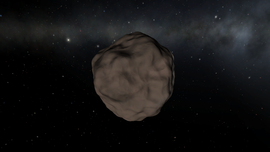
#> input picture ksp_melon/images/Bop.png, 270 x 152 px; its folder holds only this picture in this run
$ python CelestialCrop.py
#> lines starting #> are read from the running program, lines starting #| are printed output that depends on the picture

import cv2
import numpy as np

#    ('Bop', 65000.0),
#    ('Kerbin', 600000.0),
#    ('Mun', 200000.0),
#    ('Ike', 130000.0),
#    ('Eve', 700000.0),
#    ('Eeloo', 210000.0),
#    ('Gilly', 13000.0),
#    ('Laythe', 500000.0),
#    ('Tylo', 600000.0),
#    ('Jool', 6000000.0),
#    ('Moho', 250000.0),
#    ('Minmus', 60000.0),
#    ('Duna', 320000.0),
#    ('Kerbol', 261600000.0),
#    ('Vall', 300000.0),
#    ('Pol', 44000.0),
#    ('Dres', 138000.0)
#

#[('Gilly', 13000.0), ('Pol', 44000.0), ('Minmus', 60000.0), ('Bop', 65000.0), ('Ike', 130000.0), ('Dres', 138000.0), ('Mun', 200000.0), ('Eeloo', 210000.0), ('Moho', 250000.0), ('Vall', 300000.0), ('Duna', 320000.0), ('Laythe', 500000.0), ('Kerbin', 600000.0), ('Tylo', 600000.0), ('Eve', 700000.0), ('Jool', 6000000.0), ('Kerbol', 261600000.0)]


bodies = [
    ('Bop', 0.54),
    ('Kerbin', 0.93),
    ('Mun', 1.0),
    ('Ike', 0.95),
    ('Eve', 1.0),
    ('Eeloo', 1.0),
    ('Gilly', 0.85),
    ('Laythe', 1.0),
    ('Tylo', 0.75),
    ('Jool', 0.95),
    ('Moho', 0.6),
    ('Minmus', 0.97),
    ('Duna', 0.9),
    ('Kerbol', 1.0),
    ('Vall', 0.9),
    ('Pol', 0.76),
    ('Dres', 1.0)
]

r_size = 200
for name, crop in bodies:
    print(name)
    src = cv2.imread(name + '.png', cv2.IMREAD_UNCHANGED)
#> src is the input picture: shape (152, 270, 4); mean B, G, R, A 21.4, 21.1, 21.4, 255
    h, w, c = src.shape
#> h = 152; w = 270; c = 4
    print(src.shape)
#| (152, 270, 4)
    if (c < 4):
        src = cv2.cvtColor(src, cv2.COLOR_BGR2BGRA)
    r = int(min(h, w) * crop / 2)
#> r = 41
    res = cv2.resize(src[h//2-r:h//2+r, w//2-r:w//2+r], (r_size, r_size))
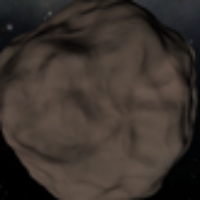
#> res: shape (200, 200, 4); mean B, G, R, A 45.8, 51.4, 59.7, 255

    for y in range(r_size):
        for x in range(r_size):
            if ((y-r_size//2)**2 + (x-r_size//2)**2 > (r_size//2)**2):
                res[y, x, :] = 0.
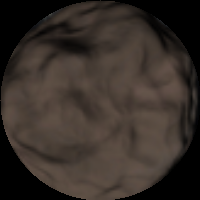
#> res: shape (200, 200, 4); mean B, G, R, A 40.7, 46.4, 54.8, 200.3
#> (the run stopped early here; a loop or call above may not have finished)
